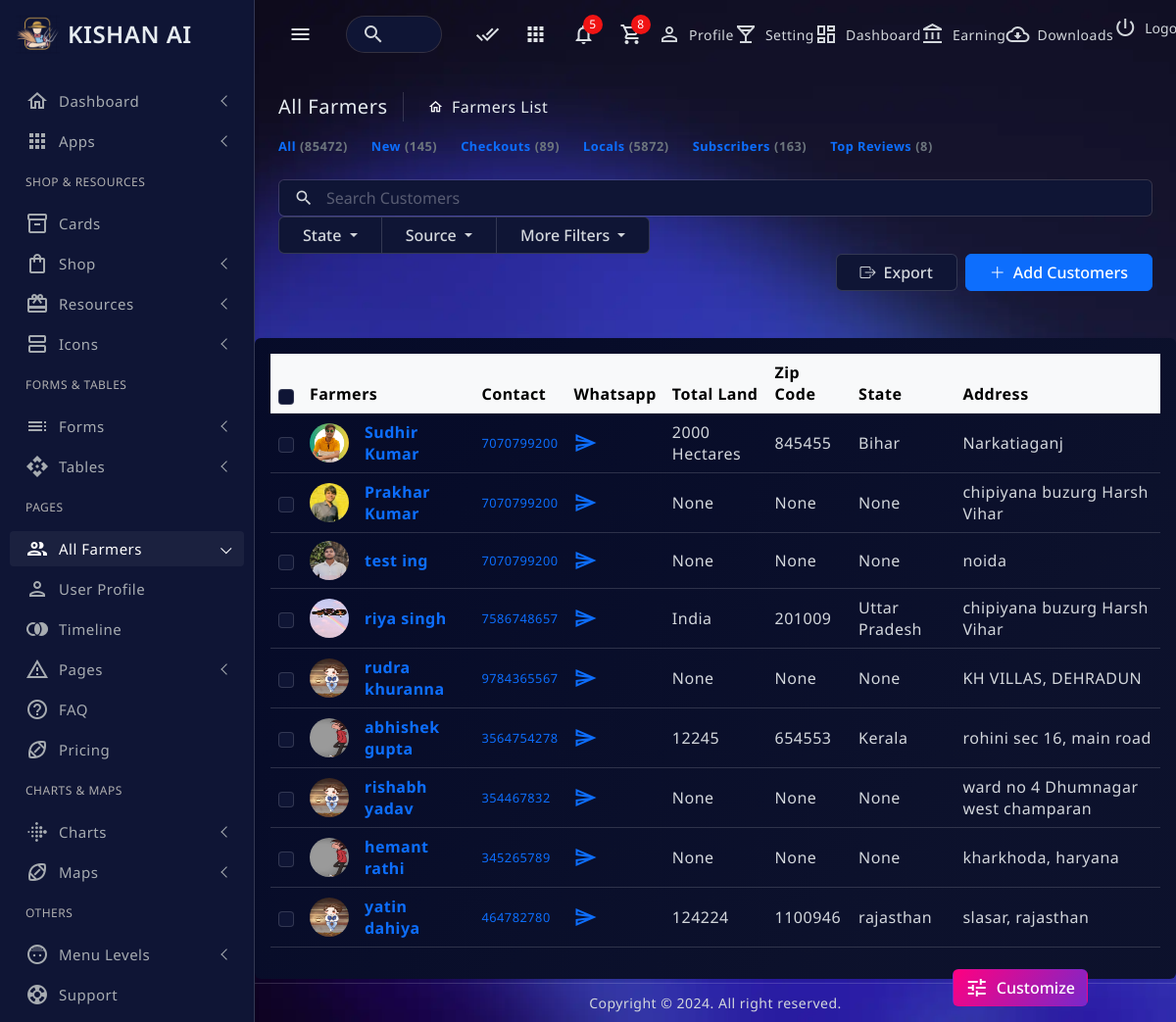
The app's page /shop/farmers with its own data.
### shop/models.py (models this page shows, shortened)
class UserProfile(models.Model):
    user = models.OneToOneField(User, on_delete=models.CASCADE,related_name='profile')
    contact = models.CharField(max_length=250)
    dob = models.DateField(blank=True, null = True)
    land = models.CharField(max_length=255, blank=True, null=True)
    address = models.TextField(blank=True, null = True)
    state = models.CharField(max_length=100, blank=True, null=True)
    zip_code = models.CharField(max_length=20, blank=True, null=True)
    avatar = models.ImageField(blank=True, null = True, upload_to= 'images/')
    user_type = models.IntegerField(default = 2)

### shop/views.py (the view)
# urls.py: path('farmers', views.farmers, name="farmers"),
def farmers(request):
    farmers = UserProfile.objects.all()
    context = {'farmers':farmers}
    return render(request, 'Backend/farmers.html',context)

### templates/Backend/farmers.html (shortened to what this page needs)
{% load static %}
{% include "Backend/header.html"%}
{% include "Backend/TopNavigation.html"%}
{% include "Backend/leftsidebar.html"%}
<body>
  <main class="main-wrapper">
    <div class="main-content">
				<div class="page-breadcrumb d-none d-sm-flex align-items-center mb-3">
					<div class="breadcrumb-title pe-3">All Farmers</div>
					<div class="ps-3">
						<nav aria-label="breadcrumb">
							<ol class="breadcrumb mb-0 p-0">
								<li class="breadcrumb-item active" aria-current="page">Farmers List</li>
							</ol>
						</nav>
					</div>
				</div>
        <div class="product-count d-flex align-items-center gap-3 gap-lg-4 mb-4 fw-bold flex-wrap font-text1">
          <a href="javascript:;"><span class="me-1">All</span><span class="text-secondary">(85472)</span></a>
          <a href="javascript:;"><span class="me-1">New</span><span class="text-secondary">(145)</span></a>
          <a href="javascript:;"><span class="me-1">Checkouts</span><span class="text-secondary">(89)</span></a>
          <a href="javascript:;"><span class="me-1">Locals</span><span class="text-secondary">(5872)</span></a>
          <a href="javascript:;"><span class="me-1">Subscribers</span><span class="text-secondary">(163)</span></a>
          <a href="javascript:;"><span class="me-1">Top Reviews</span><span class="text-secondary">(8)</span></a>
        </div>
        <div class="position-relative">
          <input class="form-control px-5" type="search" id="searchInput" placeholder="Search Customers" onkeyup="filterNames()">
          <span class="material-icons-outlined position-absolute ms-3 translate-middle-y start-0 top-50 fs-5">search</span>
        </div>
        <div class="col-auto flex-grow-1 overflow-auto">
            <div class="btn-group position-static">
              <div class="btn-group position-static">
                <button type="button" class="btn btn-filter dropdown-toggle px-4" data-bs-toggle="dropdown" aria-expanded="false">
                  State
                </button>
              </div>
              <div class="btn-group position-static">
                <button type="button" class="btn btn-filter dropdown-toggle px-4" data-bs-toggle="dropdown" aria-expanded="false">
                  Source
                </button>
              </div>
              <div class="btn-group position-static">
                <button type="button" class="btn btn-filter dropdown-toggle px-4" data-bs-toggle="dropdown" aria-expanded="false">
                  More Filters
                </button>
              </div>
            </div>
          </div>
          <div class="col-auto">
            <div class="d-flex align-items-center gap-2 justify-content-lg-end">
               <button class="btn btn-filter px-4"><i class="bi bi-box-arrow-right me-2"></i>Export</button>
               <button class="btn btn-primary px-4"><i class="bi bi-plus-lg me-2"></i>Add Customers</button>
            </div>
          </div>
        </div>
        <div class="card mt-4">
          <div class="card-body">
            <div class="customer-table">
              <div class="table-responsive white-space-nowrap">
                <table class="table align-middle">
                  <thead class="table-light">
                    <tr>
                      <th>
                        <input class="form-check-input" type="checkbox">
                      </th>
                      <th>Farmers</th>
                      <th>Contact</th>
                      <th>Whatsapp</th>
                      <th>Total Land</th>
                      <th>Zip Code</th>
                      <th>State</th>
                      <th>Address</th>
                    </tr>
                  </thead>
                  <tbody id="farmersList">
                    {% for i in farmers %}
                    <tr>
                      <td>
                        <input class="form-check-input" type="checkbox">
                      </td>
                      <td>
                        <a class="d-flex align-items-center gap-3" href="javascript:;">
                          <div class="customer-pic">
                            <img src="{{ i.user.profile.avatar.url }}" class="rounded-circle" width="40" height="40" alt="">
                          </div>
                          <p class="mb-0 customer-name fw-bold">{{ i.user.first_name }} {{ i.user.last_name}}</p>
                        </a>
                      </td>
                      <td>
                        <a href="javascript:;" class="font-text1">{{ i.user.profile.contact }}</a>
                      </td>
                      <td><a href="https://api.whatsapp.com/send/?phone={{i.user.profile.contact}}&text=&type=phone_number&app_absent=0" target="_blank">
                        <i class="material-icons-outlined">send</i>
                      </a></td>
                      <td>{{ i.user.profile.land }}</td>
                      <td>{{ i.user.profile.zip_code }}</td>
                      <td>{{ i.user.profile.state }}</td>
                      <td>{{ i.user.profile.address }}</td>
                    </tr>
                    {% endfor %}
                  </tbody>
                </table>
              </div>
            </div>
          </div>
        </div>
  </main>
     <footer class="page-footer">
      <p class="mb-0">Copyright © 2024. All right reserved.</p>
    </footer>
  <button class="btn btn-grd btn-grd-primary position-fixed bottom-0 end-0 m-3 d-flex align-items-center gap-2" type="button" data-bs-toggle="offcanvas" data-bs-target="#staticBackdrop">
    <i class="material-icons-outlined">tune</i>Customize
  </button>
{% include "Backend/footer.html"%}

### templates/Backend/header.html (shortened to what this page needs)
{% load static%}
<html lang="en" data-bs-theme="blue-theme">
<head>
	<link href="{% static 'assets/Backend/css/pace.min.css'%}" rel="stylesheet">
  <link href="{% static 'assets/Backend/plugins/perfect-scrollbar/css/perfect-scrollbar.css'%}" rel="stylesheet">
  <link rel="stylesheet" type="text/css" href="{% static 'assets/Backend/plugins/metismenu/metisMenu.min.css'%}">
  <link rel="stylesheet" type="text/css" href="{% static 'assets/Backend/plugins/metismenu/mm-vertical.css'%}">
  <link rel="stylesheet" type="text/css" href="{% static 'assets/Backend/plugins/simplebar/css/simplebar.css'%}">
  <link href="{% static 'assets/Backend/css/bootstrap.min.css'%}" rel="stylesheet">
  <link href="{% static 'assets/Backend/plugins/datatable/css/dataTables.bootstrap5.min.css'%}" rel="stylesheet" />
  <link href="{% static 'assets/Backend/css/bootstrap-extended.css'%}" rel="stylesheet">
  <link href="{% static 'assets/Backend/sass/main.css'%}" rel="stylesheet">
  <link href="{% static 'assets/Backend/sass/dark-theme.css'%}" rel="stylesheet">
  <link href="{% static 'assets/Backend/sass/blue-theme.css'%}" rel="stylesheet">
  <link href="{% static 'assets/Backend/sass/semi-dark.css'%}" rel="stylesheet">
  <link href="{% static 'assets/Backend/sass/bordered-theme.css'%}" rel="stylesheet">
  <link href="{% static 'assets/Backend/sass/responsive.css'%}" rel="stylesheet">
</head>

### templates/Backend/TopNavigation.html (shortened to what this page needs)
{% load static %}
<header class="top-header">
<nav class="navbar navbar-expand align-items-center gap-4">
    <div class="btn-toggle">
      <a href="javascript:;"><i class="material-icons-outlined">menu</i></a>
    </div>
    <div class="search-bar flex-grow-1">
      <div class="position-relative">
        <input class="form-control rounded-5 px-5 search-control d-lg-block d-none" type="text" placeholder="Search">
        <span class="material-icons-outlined position-absolute d-lg-block d-none ms-3 translate-middle-y start-0 top-50">search</span>
      </div>
    </div>
    <ul class="navbar-nav gap-1 nav-right-links align-items-center">
              <li class="nav-item dropdown position-static d-md-flex d-none">
        <a class="nav-link dropdown-toggle dropdown-toggle-nocaret" data-bs-auto-close="outside"
        data-bs-toggle="dropdown" href="javascript:;"><i class="material-icons-outlined">done_all</i></a>
      </li>
      <li class="nav-item dropdown">
        <a class="nav-link dropdown-toggle dropdown-toggle-nocaret" data-bs-auto-close="outside"
          data-bs-toggle="dropdown" href="javascript:;"><i class="material-icons-outlined">apps</i></a>
      </li>
      <li class="nav-item dropdown">
        <a class="nav-link dropdown-toggle dropdown-toggle-nocaret position-relative" data-bs-auto-close="outside"
          data-bs-toggle="dropdown" href="javascript:;"><i class="material-icons-outlined">notifications</i>
          <span class="badge-notify">5</span>
        </a>
      </li>
      <li class="nav-item d-md-flex d-none">
        <a class="nav-link position-relative" data-bs-toggle="offcanvas" href="#offcanvasCart"><i
            class="material-icons-outlined">shopping_cart</i>
          <span class="badge-notify">8</span>
        </a>
      </li>
      <li class="nav-item dropdown">
          <a class="dropdown-item d-flex align-items-center gap-2 py-2" href="{% url 'profile' %}"><i
            class="material-icons-outlined">person_outline</i>Profile</a>
          <a class="dropdown-item d-flex align-items-center gap-2 py-2" href="javascript:;"><i
            class="material-icons-outlined">local_bar</i>Setting</a>
          <a class="dropdown-item d-flex align-items-center gap-2 py-2" href="javascript:;"><i
            class="material-icons-outlined">dashboard</i>Dashboard</a>
          <a class="dropdown-item d-flex align-items-center gap-2 py-2" href="javascript:;"><i
            class="material-icons-outlined">account_balance</i>Earning</a>
            <a class="dropdown-item d-flex align-items-center gap-2 py-2" href="javascript:;"><i
              class="material-icons-outlined">cloud_download</i>Downloads</a>
          <form action="{% url 'logout' %}" method="post">
            <button  class="dropdown-item d-flex align-items-center gap-2 py-2"  type="submit"><i
              class="material-icons-outlined">power_settings_new</i>Logout</button>
        </form>
      </li>
    </ul>
  </nav>
  </header>

### templates/Backend/leftsidebar.html (shortened to what this page needs)
{% load static %}
<aside class="sidebar-wrapper" data-simplebar="true">
    <div class="sidebar-header">
      <div class="logo-icon">
        <img src="{% static 'assets/Backend/images/logo-icon.png' %}" class="logo-img" alt="">
      </div>
      <div class="logo-name flex-grow-1">
        <h5 class="mb-0">KISHAN AI</h5>
      </div>
    </div>
    <div class="sidebar-nav">
        <ul class="metismenu" id="sidenav">
          <li>
            <a href="/shop/home" class="has-arrow">
              <div class="parent-icon"><i class="material-icons-outlined">home</i>
              </div>
              <div class="menu-title">Dashboard</div>
            </a>
          </li>
          <li>
            <a class="has-arrow" href="javascript:;">
              <div class="parent-icon"><i class="material-icons-outlined">apps</i>
              </div>
              <div class="menu-title">Apps</div>
            </a>
          </li>
          <li class="menu-label">Shop & Resources</li>
          <li>
            <a href="cards.html">
              <div class="parent-icon"><i class="material-icons-outlined">inventory_2</i>
              </div>
              <div class="menu-title">Cards</div>
            </a>
          </li>
          <li>
            <a href="javascript:;" class="has-arrow">
              <div class="parent-icon"><i class="material-icons-outlined">shopping_bag</i>
              </div>
              <div class="menu-title">Shop</div>
            </a>
          </li>
          <li>
            <a class="has-arrow" href="/ai">
              <div class="parent-icon"><i class="material-icons-outlined">card_giftcard</i>
              </div>
              <div class="menu-title">Resources</div>
            </a>
          </li>
          <li>
            <a class="has-arrow" href="javascript:;">
              <div class="parent-icon"><i class="material-icons-outlined">view_agenda</i>
              </div>
              <div class="menu-title">Icons</div>
            </a>
          </li>
          <li class="menu-label">Forms & Tables</li>
          <li>
            <a class="has-arrow" href="javascript:;">
              <div class="parent-icon"><i class="material-icons-outlined">toc</i>
              </div>
              <div class="menu-title">Forms</div>
            </a>
          </li>
          <li>
            <a class="has-arrow" href="javascript:;">
              <div class="parent-icon"><i class="material-icons-outlined">api</i>
              </div>
              <div class="menu-title">Tables</div>
            </a>
          </li>
          <li class="menu-label">Pages</li>
          <li>
            <a class="has-arrow" href="/shop/farmers">
              <div class="parent-icon"><i class="material-icons-outlined">group</i>
              </div>
              <div class="menu-title">All Farmers</div>
            </a>
          </li>
          <li>
            <a href="/shop/profile">
              <div class="parent-icon"><i class="material-icons-outlined">person</i>
              </div>
              <div class="menu-title">User Profile</div>
            </a>
          </li>
          <li>
            <a href="timeline.html">
              <div class="parent-icon"><i class="material-icons-outlined">join_right</i>
              </div>
              <div class="menu-title">Timeline</div>
            </a>
          </li>
          <li>
            <a class="has-arrow" href="javascript:;">
              <div class="parent-icon"><i class="material-icons-outlined">report_problem</i>
              </div>
              <div class="menu-title">Pages</div>
            </a>
          </li>
          <li>
            <a href="faq.html">
              <div class="parent-icon"><i class="material-icons-outlined">help_outline</i>
              </div>
              <div class="menu-title">FAQ</div>
            </a>
          </li>
          <li>
            <a href="pricing-table.html">
              <div class="parent-icon"><i class="material-icons-outlined">sports_football</i>
              </div>
              <div class="menu-title">Pricing</div>
            </a>
          </li>
          <li class="menu-label">Charts & Maps</li>
          <li>
            <a class="has-arrow" href="javascript:;">
              <div class="parent-icon"><i class="material-icons-outlined">fitbit</i>
              </div>
              <div class="menu-title">Charts</div>
            </a>
          </li>
          <li>
            <a class="has-arrow" href="javascript:;">
              <div class="parent-icon"><i class="material-icons-outlined">sports_football</i>
              </div>
              <div class="menu-title">Maps</div>
            </a>
          </li>
          <li class="menu-label">Others</li>
          <li>
            <a class="has-arrow" href="javascript:;">
              <div class="parent-icon"><i class="material-icons-outlined">face_5</i>
              </div>
              <div class="menu-title">Menu Levels</div>
            </a>
          </li>
          <li>
            <a href="javascrpt:;">
              <div class="parent-icon"><i class="material-icons-outlined">support</i>
              </div>
              <div class="menu-title">Support</div>
            </a>
          </li>
         </ul>
    </div>
  </aside>

### templates/Backend/footer.html (shortened to what this page needs)
   {% load static %}
  </body>
  </html>
</body>
</html>

### records on screen
UserProfile: user.profile.avatar (picture), user.first_name "Sudhir", user.last_name "Kumar", user.profile.contact "7070799200", user.profile.land "2000 Hectares", user.profile.zip_code "845455", user.profile.state "Bihar", user.profile.address "Narkatiaganj"
UserProfile: user.profile.avatar (picture), user.first_name "Prakhar", user.last_name "Kumar", user.profile.contact "7070799200", user.profile.land "None", user.profile.zip_code "None", user.profile.state "None", user.profile.address "chipiyana buzurg Harsh Vihar"
UserProfile: user.profile.avatar (picture), user.first_name "test", user.last_name "ing", user.profile.contact "7070799200", user.profile.land "None", user.profile.zip_code "None", user.profile.state "None", user.profile.address "noida"
UserProfile: user.profile.avatar (picture), user.first_name "riya", user.last_name "singh", user.profile.contact "7586748657", user.profile.land "India", user.profile.zip_code "201009", user.profile.state "Uttar Pradesh", user.profile.address "chipiyana buzurg Harsh Vihar"
UserProfile: user.profile.avatar (picture), user.first_name "rudra", user.last_name "khuranna", user.profile.contact "9784365567", user.profile.land "None", user.profile.zip_code "None", user.profile.state "None", user.profile.address "KH VILLAS, DEHRADUN"
UserProfile: user.profile.avatar (picture), user.first_name "abhishek", user.last_name "gupta", user.profile.contact "3564754278", user.profile.land "12245", user.profile.zip_code "654553", user.profile.state "Kerala", user.profile.address "rohini sec 16, main road"
UserProfile: user.profile.avatar (picture), user.first_name "rishabh", user.last_name "yadav", user.profile.contact "354467832", user.profile.land "None", user.profile.zip_code "None", user.profile.state "None", user.profile.address "ward no 4 Dhumnagar west champaran"
UserProfile: user.profile.avatar (picture), user.first_name "hemant", user.last_name "rathi", user.profile.contact "345265789", user.profile.land "None", user.profile.zip_code "None", user.profile.state "None", user.profile.address "kharkhoda, haryana"
UserProfile: user.profile.avatar (picture), user.first_name "yatin", user.last_name "dahiya", user.profile.contact "464782780", user.profile.land "124224", user.profile.zip_code "1100946", user.profile.state "rajasthan", user.profile.address "slasar, rajasthan"
